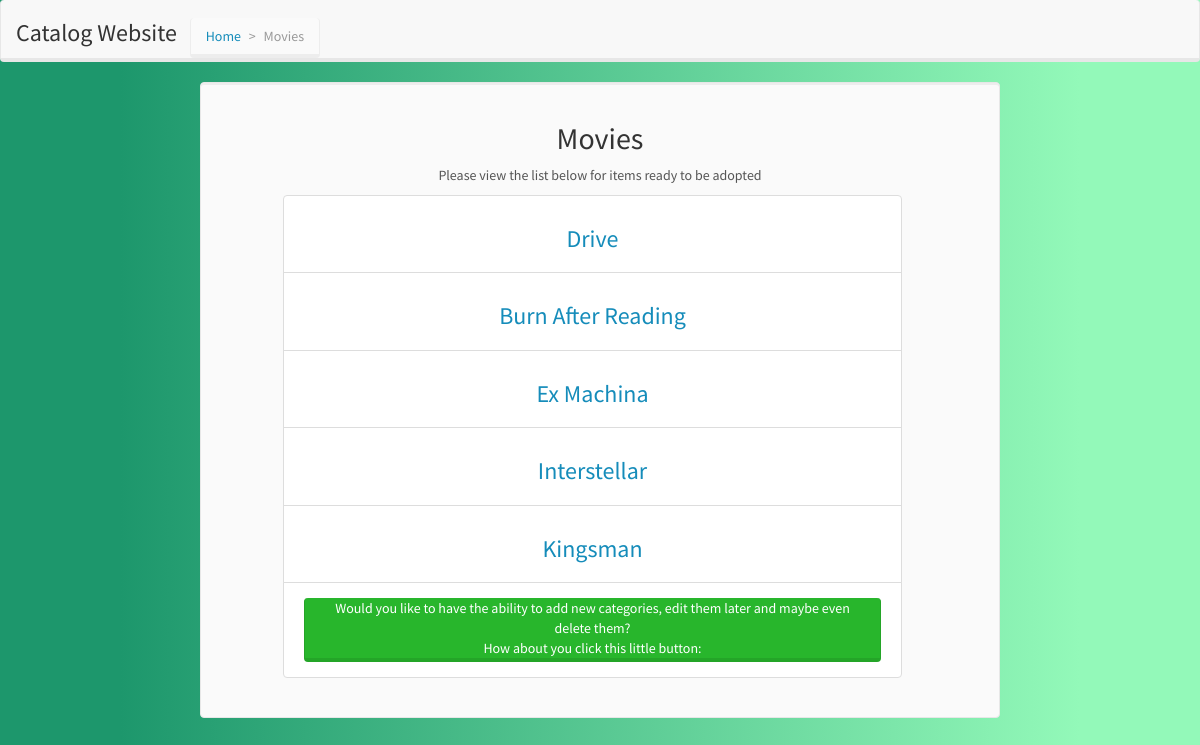
The app's page /category/2/ with its own data.
### database_setup.py (models this page shows, shortened)
class Categories(Base):
    __tablename__ = 'categories'
    id = Column(Integer, primary_key=True)
    name = Column(String(30), nullable=False)
    image = Column(String(250), nullable=False)
    description = Column(String(250), nullable=False)
    user_id = Column(Integer, ForeignKey('users.id'))
    users = relationship(Users)
    items = relationship("Items", cascade="all, delete-orphan",
                         backref="parent")

class Items(Base):
    __tablename__ = 'items'
    id = Column(Integer, primary_key=True)
    name = Column(String(30), nullable=False)
    image = Column(String(250), nullable=False)
    description = Column(String(250), nullable=False)
    user_id = Column(Integer, ForeignKey('users.id'))
    users = relationship(Users)
    category_id = Column(Integer, ForeignKey('categories.id'))
    categories = relationship(Categories, single_parent="true")

### catalog/views.py (the view)
@app.route('/category/<int:category_id>/')
def showCategory(category_id):
    category = models.category_get(category_id)
    items = models.items_get_by_category(category_id)
    if 'email' in login_session.keys():
        user_id = models.getUserID(login_session['email'])
        user = models.getUserInfo(user_id)
        return render_template('categories/show.html', category=category,
                               items=items, user=user)
    else:
        state = ''.join(random.choice(string.ascii_uppercase + string.digits)
                        for x in xrange(32))
        login_session['state'] = state
        return render_template('categories/public.html',
                               category=category, items=items, STATE=state)

### catalog/models.py (called while the page is built)
def category_get(category_id):
    return session.query(Categories).filter_by(id=category_id).one()

def items_get_by_category(category_id):
    return session.query(Items).filter_by(category_id=category_id)

### catalog/templates/categories/public.html (shortened to what this page needs)
{% extends "layout.html" %}
  {% block body %}
    <nav class="navbar navbar-default">
      <div class="container-fluid">
        <div class="navbar-header">
          <h3>Catalog Website</h3>
          <ol class="breadcrumb">
            <li><a href="{{ url_for('index')}}">Home</a></li>
            <li class="active">{{ category.name }}</li>
          </ol>
        </div>
        <ul class="navbar-right">
        </ul>
      </div>
    </nav>
    <div class="col-md-8 col-md-offset-2 well">
      <h2 class='text-center'>{{ category.name }}</h2>
      <p class ='text-center'>Please view the list below for items ready to be adopted</p>
      <ul class="list-group col-md-10 col-md-offset-1 text-center">
        {% for p in items %}
        <li class="list-group-item">
          <h3><a href="{{ url_for('showItem', category_id=category.id, item_id=p.id) }}">{{ p.name }}</a></h3>
        </li>
        {% endfor %}
        <li class="list-group-item">
          <div class="alert alert-success" role="alert">Would you like to have
            the ability to add new categories, edit them later and maybe even
            delete them? </br> How about you click this little button: </br>
            </div>
      </ul>
    </div>
  {% endblock %}

### catalog/static/main.css (style rules this page uses)
.navbar-header h3, .navbar-header .breadcrumb { display: inline-block; }
.breadcrumb { margin: 15px 0 0 10px; }
.alert { padding-top: 0; padding-right: 15px; padding-bottom: 0; padding-left: 15px; margin: 5px; }
.navbar-right { padding-top: 15px; padding-right: 15px; list-style-type: none }

### records on screen
Categories: name "Movies"
Items: name "Drive"
Items: name "Burn After Reading"
Items: name "Ex Machina"
Items: name "Interstellar"
Items: name "Kingsman"
